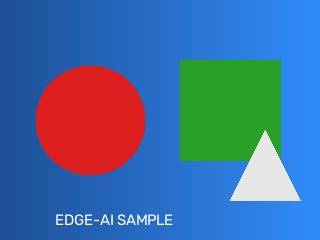
#> input picture opencv-experiments/sample.jpg, 320 x 240 px
$ python 02_resize_crop.py
#> lines starting #> are read from the running program, lines starting #| are printed output that depends on the picture
"""
Resize with different interpolation methods, and aspect-ratio-aware cropping.

Why this matters: every model has a fixed input size (e.g. 224x224). Getting
from an arbitrary camera frame to that fixed size, without distorting the
image or picking a bad interpolation method, is the first step of every
inference pipeline in this repo.
"""

import os
import cv2

HERE = os.path.dirname(os.path.abspath(__file__))
SAMPLE_PATH = os.path.join(HERE, "sample.jpg")
img = cv2.imread(SAMPLE_PATH)
#> img is the input picture: shape (240, 320, 3); mean B, G, R 158.4, 110.1, 69.2
print("Original shape:", img.shape)
#| Original shape: (240, 320, 3)

# --- Naive resize: stretches the image if target aspect ratio differs ---
target_size = (128, 128)  # (width, height) -- note cv2.resize takes (W, H), NOT (H, W)
stretched = cv2.resize(img, target_size, interpolation=cv2.INTER_LINEAR)
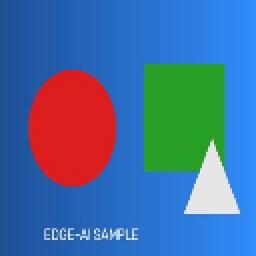
#> stretched: shape (128, 128, 3) (shown 2 times larger); mean B, G, R 158.3, 110.1, 69.1
print(f"Naive resize to {target_size}: shape={stretched.shape} (distorted, since 320x240 != square)")
#| Naive resize to (128, 128): shape=(128, 128, 3) (distorted, since 320x240 != square)

# --- Different interpolation methods, same target size ---
nearest = cv2.resize(img, target_size, interpolation=cv2.INTER_NEAREST)  # fast, blocky
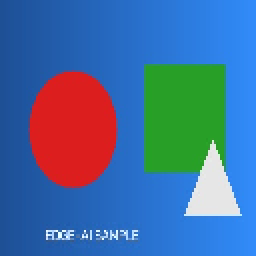
#> nearest: shape (128, 128, 3) (shown 2 times larger); mean B, G, R 158, 110, 69.1
linear = cv2.resize(img, target_size, interpolation=cv2.INTER_LINEAR)    # smooth, good default
area = cv2.resize(img, target_size, interpolation=cv2.INTER_AREA)        # best for shrinking

cv2.imwrite(os.path.join(HERE, "02_resize_nearest.jpg"), nearest)
cv2.imwrite(os.path.join(HERE, "02_resize_linear.jpg"), linear)
cv2.imwrite(os.path.join(HERE, "02_resize_area.jpg"), area)
print("\nSaved resize comparisons: 02_resize_nearest.jpg, 02_resize_linear.jpg, 02_resize_area.jpg")

# --- Aspect-ratio-preserving resize: pad instead of stretch ---
def resize_with_padding(image, target_w, target_h):
    """Resize keeping aspect ratio, then pad with black to hit the exact target size.
    This is what you actually want before feeding a model -- stretching distorts
    the shapes a CNN learned to recognize."""
#> called with target_w = 128, target_h = 128
    h, w = image.shape[:2]
#> h = 240; w = 320
    scale = min(target_w / w, target_h / h)
#> scale = 0.4
    new_w, new_h = int(w * scale), int(h * scale)
#> new_w = 128; new_h = 96
    resized = cv2.resize(image, (new_w, new_h), interpolation=cv2.INTER_AREA)
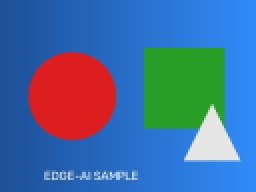
#> resized: shape (96, 128, 3) (shown 2 times larger); mean B, G, R 158.4, 110.1, 69.2

    # Pad to center the resized image within the target canvas.
    pad_w = target_w - new_w
#> pad_w = 0
    pad_h = target_h - new_h
#> pad_h = 32
    top, bottom = pad_h // 2, pad_h - pad_h // 2
#> top = 16; bottom = 16
    left, right = pad_w // 2, pad_w - pad_w // 2
#> left = 0; right = 0
    padded = cv2.copyMakeBorder(resized, top, bottom, left, right, cv2.BORDER_CONSTANT, value=(0, 0, 0))
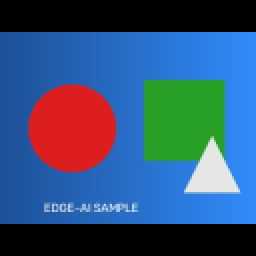
#> padded: shape (128, 128, 3) (shown 2 times larger); mean B, G, R 118.8, 82.6, 51.9
    return padded


padded = resize_with_padding(img, 128, 128)
cv2.imwrite(os.path.join(HERE, "02_resize_padded.jpg"), padded)
print(f"Saved aspect-ratio-preserving padded resize: 02_resize_padded.jpg, shape={padded.shape}")
#| Saved aspect-ratio-preserving padded resize: 02_resize_padded.jpg, shape=(128, 128, 3)

# --- Cropping: a center crop, the other common way to reach a square input ---
h, w = img.shape[:2]
#> h = 240; w = 320
crop_size = min(h, w)
#> crop_size = 240
top = (h - crop_size) // 2
#> top = 0
left = (w - crop_size) // 2
center_crop = img[top:top + crop_size, left:left + crop_size]
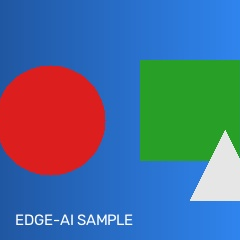
#> center_crop: shape (240, 240, 3); mean B, G, R 145.5, 109.7, 77.3
cv2.imwrite(os.path.join(HERE, "02_center_crop.jpg"), center_crop)
print(f"Saved center crop: 02_center_crop.jpg, shape={center_crop.shape}")
#| Saved center crop: 02_center_crop.jpg, shape=(240, 240, 3)
